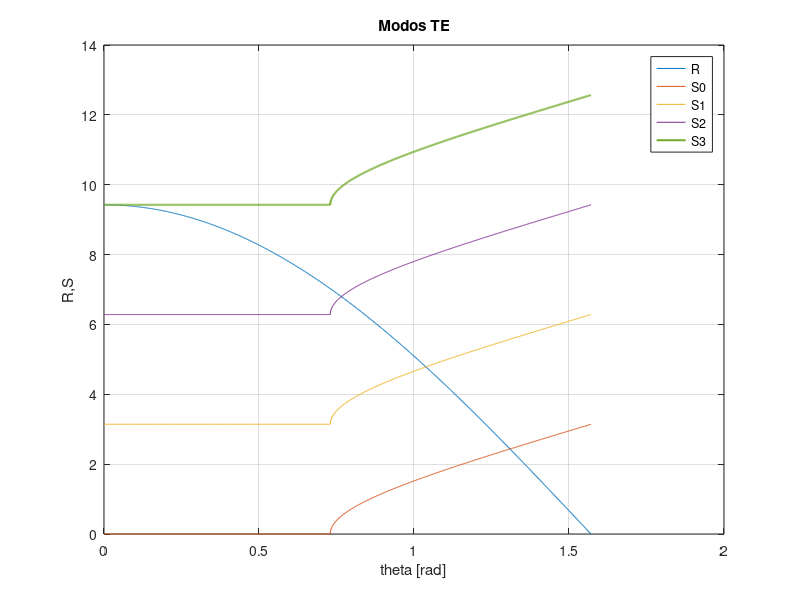

MATLAB code for this plot:
clc, close all, clear all

% Método de rayos
% modos TE

%Parámetros
%Todas las unidades en um
n1=1.5;  %core
n2=1;    %cladding
h=1;     %grosor del core
lambda=1; %longitud de onda
k0=2*pi/lambda;  %numero de onda

%Ecuación de dispersión
R=@(theta) h*k0*n1.*cos(theta);
S0=@(theta) 2.*atan((sqrt((n1^2)*((sin(theta)).^2)-(n2^2)))./(n1.*cos(theta)));
S1=@(theta) pi + 2.*atan((sqrt((n1^2)*((sin(theta)).^2)-(n2^2)))./(n1.*cos(theta)));
S2=@(theta) 2*pi + 2.*atan((sqrt((n1^2)*((sin(theta)).^2)-(n2^2)))./(n1.*cos(theta)));
S3=@(theta) 3*pi + 2.*atan((sqrt((n1^2)*((sin(theta)).^2)-(n2^2)))./(n1.*cos(theta)));

%Plot
theta=linspace(0,pi/2,1000);
figure('Name','Modos TE'), plot(theta,R(theta),theta,S0(theta),theta,S1(theta), ...
    theta,S2(theta),theta,S3(theta),'LineWidth',1.5), grid on
legend('R','S0','S1','S2','S3','Location','best')
title('Modos TE')
xlabel('theta [rad]') 
ylabel('R,S')

